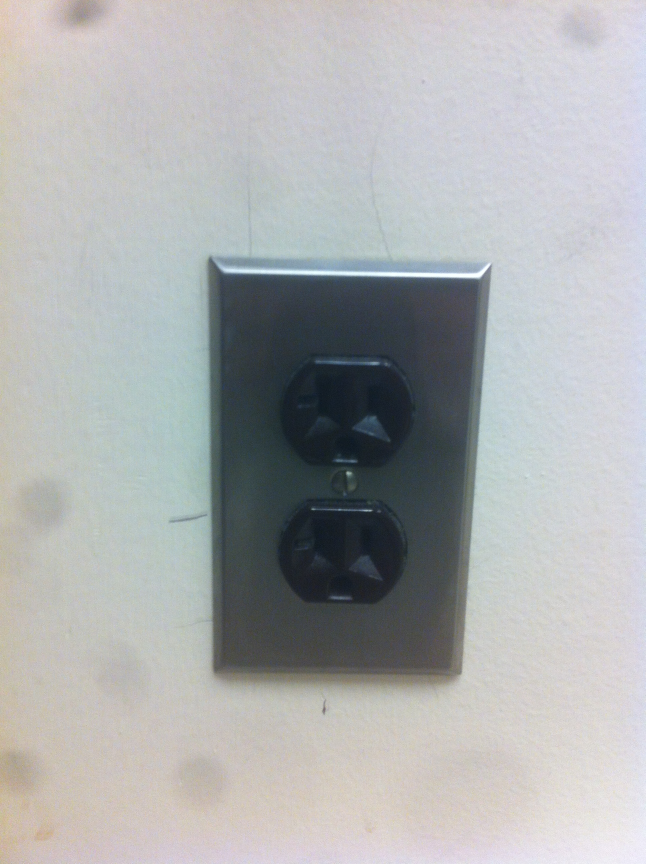
#> input picture PythonOpenCV/SocketTest.jpg, 1936 x 2592 px (shown at 1/3 size)
$ python houghLinesPDemo.py
#> lines starting #> are read from the running program, lines starting #| are printed output that depends on the picture; after the words box and inside, x2 and y2 are one past the last pixel; in counts of white or black regions, pixels touching at a corner belong together
import cv2
import numpy as np

img = cv2.imread('SocketTest.jpg')
#> img is the input picture: shape (2592, 1936, 3); mean B, G, R 175.8, 175.2, 173.1
img = cv2.resize(img,(0,0), fx=0.3, fy=0.3)
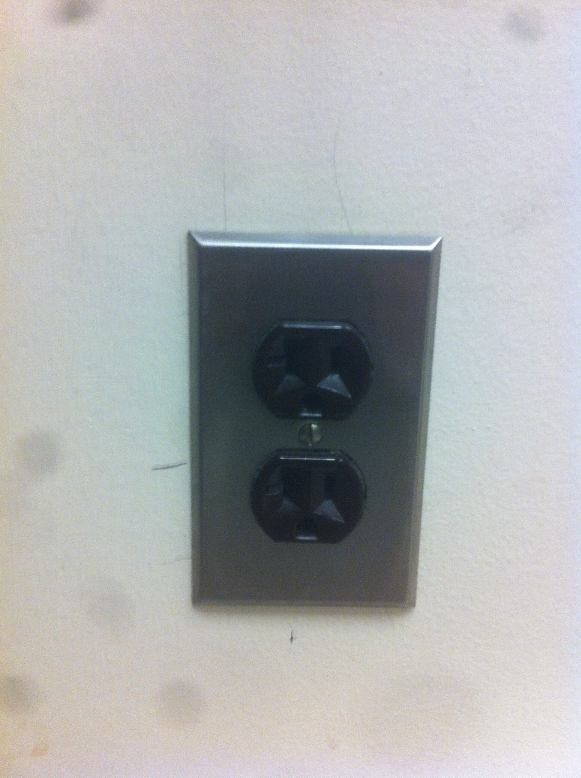
#> img: shape (778, 581, 3); mean B, G, R 175.7, 175.1, 173.1
cv2.imshow("img",img)

gray = cv2.cvtColor(img,cv2.COLOR_BGR2GRAY)
cv2.imshow("gray img", gray)

edges = cv2.Canny(gray,25,300,apertureSize = 3)
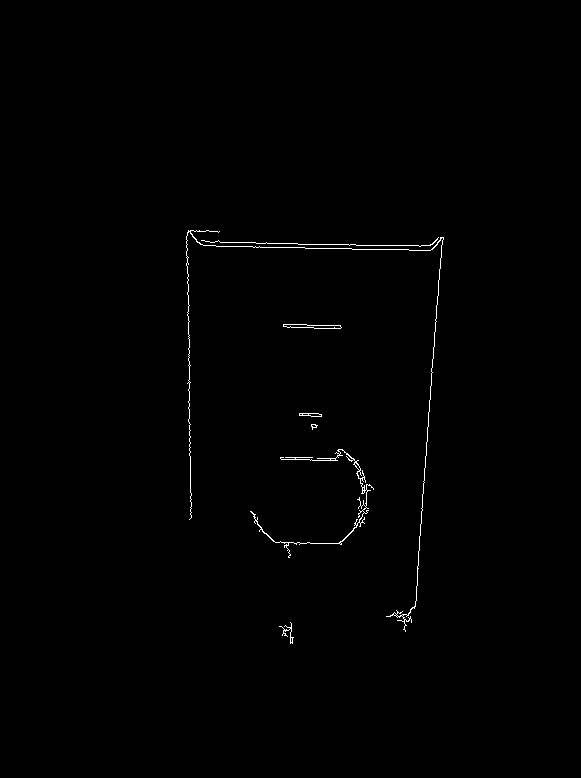
#> edges: shape (778, 581); 0.48% white in thin lines or dots, all inside (x1, y1, x2, y2) = (186, 230, 444, 644)
minLineLength = 100
maxLineGap = 10
lines = cv2.HoughLinesP(edges,1,np.pi/180,100,minLineLength,maxLineGap)
#> lines = 13 rows, first 6: [425, 467, 426, 442], [360, 245, 416, 245], [433, 357, 433, 347], [260, 247, 300, 247], [190, 456, 190, 489], [427, 437, 427, 427]
for x1,y1,x2,y2 in lines[0]:
    cv2.line(img,(x1,y1),(x2,y2),(0,255,0),2)
#> this loop made 1 pass
#> img: shape (778, 581, 3); 0.02% of pixels changed, all inside (x1, y1, x2, y2) = (424, 441, 428, 469)

cv2.imshow('pictureWithLines',img)
cv2.imwrite('houghlines3.jpg',img)

$ run again, with PythonOpenCV/imageWithLines.jpg copied over PythonOpenCV/SocketTest.jpg
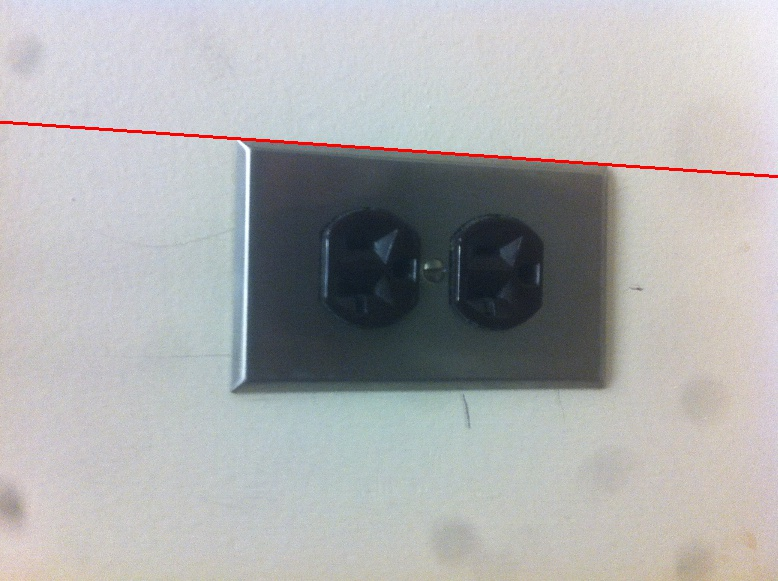
#> input picture PythonOpenCV/imageWithLines.jpg, 778 x 581 px
#> img is the input picture: shape (581, 778, 3); mean B, G, R 174.7, 174.1, 173.4
#> `edges = cv2.Canny(gray,25,300,apertureSize = 3)`:
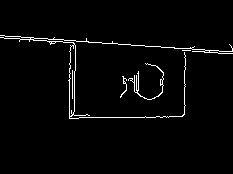
#> edges: shape (174, 233); 2.4% white in thin lines or dots, all inside (x1, y1, x2, y2) = (0, 35, 233, 119)
#> lines = [[64, 40, 75, 40], [161, 47, 187, 48], [76, 41, 115, 43], [52, 41, 62, 41], [145, 46, 156, 46], [193, 51, 204, 51]]
#> the loop `for x1,y1,x2,y2 in lines[0]:` made 1 pass
#> after the loop `for x1,y1,x2,y2 in lines[0]:`:
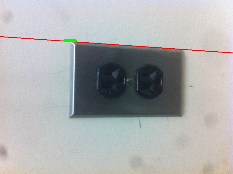
#> img: shape (174, 233, 3); mean B, G, R 174.4, 174.1, 173
